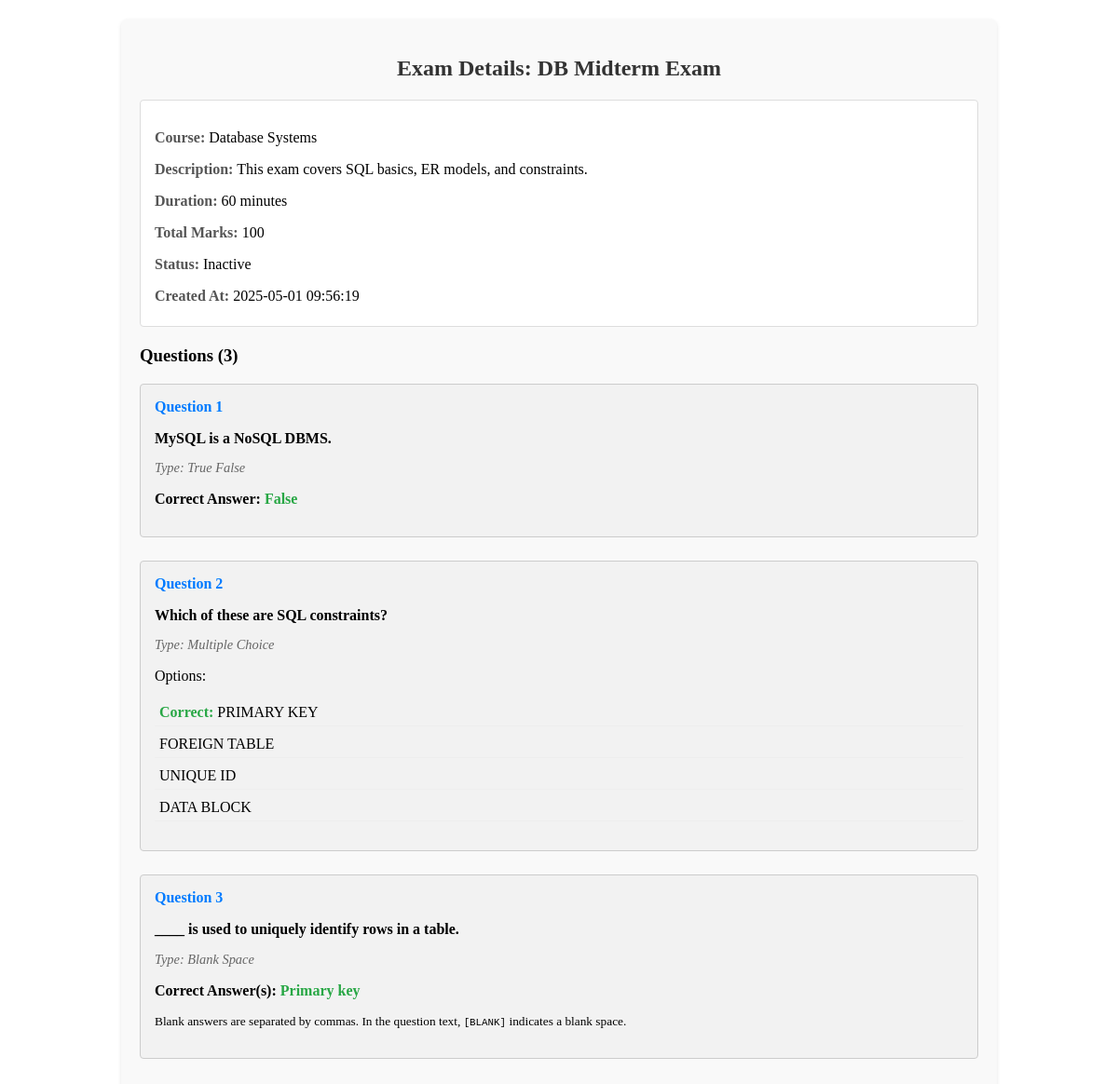
Screenshot of /instructor/view_exam.php (signed in) with the database file from the repository.
### tables this page shows
CREATE TABLE exams (
    exam_id INT AUTO_INCREMENT PRIMARY KEY,
    course_id INT,
    instructor_id INT,
    title VARCHAR(255),
    description TEXT,
    time_limit INT,  
    total_marks INT,
    status ENUM('active', 'inactive') DEFAULT 'inactive',
    created_at TIMESTAMP DEFAULT CURRENT_TIMESTAMP,
    FOREIGN KEY (course_id) REFERENCES courses(course_id),
    FOREIGN KEY (instructor_id) REFERENCES users(user_id)
);

CREATE TABLE courses (
    course_id INT AUTO_INCREMENT PRIMARY KEY,
    course_name VARCHAR(100),
    academic_year YEAR,
    semester ENUM('I', 'II')
);

CREATE TABLE questions (
    question_id INT AUTO_INCREMENT PRIMARY KEY,
    exam_id INT,
    question_text TEXT,
    question_type ENUM('true_false', 'multiple_choice', 'blank_space'),
    correct_answer TEXT,
    FOREIGN KEY (exam_id) REFERENCES exams(exam_id)
);

CREATE TABLE choices (
    choice_id INT AUTO_INCREMENT PRIMARY KEY,
    question_id INT,
    choice_text VARCHAR(255),
    is_correct BOOLEAN DEFAULT FALSE,
    FOREIGN KEY (question_id) REFERENCES questions(question_id)
);

### instructor/view_exam.php (the view, shortened to what this page needs)
<?php
include_once '../includes/db/db.config.php';
$exam = null;
$questions = [];
if (isset($_GET['exam_id']) && filter_var($_GET['exam_id'], FILTER_VALIDATE_INT)) {
    $examId = filter_var($_GET['exam_id'], FILTER_VALIDATE_INT);
    $instructorId = $_SESSION['user_id'];
    try {
        $sql = "SELECT e.*, c.course_name
                FROM exams e
                JOIN courses c ON e.course_id = c.course_id
                WHERE e.exam_id = :exam_id AND e.instructor_id = :instructor_id";
        $stmt = $pdo->prepare($sql);
        $stmt->bindParam(':exam_id', $examId, PDO::PARAM_INT);
        $stmt->bindParam(':instructor_id', $instructorId, PDO::PARAM_INT);
        $stmt->execute();
        $exam = $stmt->fetch(PDO::FETCH_ASSOC);
        if ($exam) {
            $sql = "SELECT * FROM questions WHERE exam_id = :exam_id ORDER BY question_id ASC";
            $stmt = $pdo->prepare($sql);
            $stmt->bindParam(':exam_id', $examId, PDO::PARAM_INT);
            $stmt->execute();
            $questions = $stmt->fetchAll(PDO::FETCH_ASSOC);
            foreach ($questions as &$question) {
                if ($question['question_type'] === 'multiple_choice') {
                    $sql = "SELECT * FROM choices WHERE question_id = :question_id ORDER BY choice_id ASC";
                    $stmt = $pdo->prepare($sql);
                    $stmt->bindParam(':question_id', $question['question_id'], PDO::PARAM_INT);
                    $stmt->execute();
                    $question['choices'] = $stmt->fetchAll(PDO::FETCH_ASSOC);
                }
            }
        } else {
            $message = '<p class="error">Exam not found or you do not have permission to view it.</p>';
        }
    } catch (PDOException $e) {
        error_log("Error fetching exam details: " . $e->getMessage());
        $message = '<p class="error">Error loading exam details. Please try again later.</p>';
    }
} else {
    $message = '<p class="error">No exam ID provided.</p>';
}
?>
<div class="view-exam-container">
    <?php if ($exam): ?>
        <h2>Exam Details: <?php echo htmlspecialchars($exam['title']); ?></h2>
        <div class="exam-details">
            <p><strong>Course:</strong> <?php echo htmlspecialchars($exam['course_name']); ?></p>
            <p><strong>Description:</strong> <?php echo nl2br(htmlspecialchars($exam['description'])); ?></p>
            <p><strong>Duration:</strong> <?php echo htmlspecialchars($exam['time_limit']); ?> minutes</p>
            <p><strong>Total Marks:</strong> <?php echo htmlspecialchars($exam['total_marks']); ?></p>
            <p><strong>Status:</strong> <?php echo htmlspecialchars(ucfirst($exam['status'])); ?></p>
            <p><strong>Created At:</strong> <?php echo htmlspecialchars($exam['created_at']); ?></p>
        </div>
        <div class="question-list">
            <h3>Questions (<?php echo count($questions); ?>)</h3>
            <?php if (empty($questions)): ?>
                <p>No questions found for this exam.</p>
            <?php else: ?>
                <?php $questionNumber = 1; ?>
                <?php foreach ($questions as $question): ?>
                    <div class="question-item">
                        <h4>Question <?php echo $questionNumber++; ?></h4>
                        <p class="question-text"><?php echo nl2br(htmlspecialchars($question['question_text'])); ?></p>
                        <p class="question-type">Type: <?php echo htmlspecialchars(ucwords(str_replace('_', ' ', $question['question_type']))); ?></p>
                        <?php if ($question['question_type'] === 'multiple_choice' && isset($question['choices'])): ?>
                            <p>Options:</p>
                            <ul class="options-list">
                                <?php foreach ($question['choices'] as $choice): ?>
                                    <li>
                                        <?php if ($choice['is_correct']): ?>
                                            <span class="correct-answer">Correct:</span>
                                        <?php endif; ?>
                                        <?php echo htmlspecialchars($choice['choice_text']); ?>
                                    </li>
                                <?php endforeach; ?>
                            </ul>
                        <?php elseif ($question['question_type'] === 'true_false'): ?>
                            <p><strong>Correct Answer:</strong> <span class="correct-answer"><?php echo htmlspecialchars(ucfirst($question['correct_answer'])); ?></span></p>
                        <?php elseif ($question['question_type'] === 'blank_space'): ?>
                             <p><strong>Correct Answer(s):</strong> <span class="correct-answer"><?php echo nl2br(htmlspecialchars(str_replace('|', ', ', $question['correct_answer']))); ?></span></p>
                             <p><small>Blank answers are separated by commas. In the question text, <code>[BLANK]</code> indicates a blank space.</small></p>
                        <?php endif; ?>
                    </div>
                <?php endforeach; ?>
            <?php endif; ?>
        </div>
    <?php endif; ?>
</div>

### instructor/view_exam.php (style rules this page uses)
.view-exam-container { background-color: #f9f9f9; padding: 20px; border-radius: 8px; box-shadow: 0 2px 4px rgba(0, 0, 0, 0.1); max-width: 900px; margin: 20px auto; }
.view-exam-container h2 { text-align: center; color: #333; margin-bottom: 20px; }
.exam-details, .question-details { margin-bottom: 20px; padding: 15px; border: 1px solid #ddd; border-radius: 4px; background-color: #fff; }
.exam-details p, .question-details p { margin-bottom: 8px; }
.exam-details strong, .question-details strong { color: #555; }
.question-list { margin-top: 20px; }
.question-item { margin-bottom: 25px; padding: 15px; border: 1px solid #ccc; border-radius: 4px; background-color: #f2f2f2; }
.question-item h4 { margin-top: 0; margin-bottom: 10px; color: #007bff; }
.question-item .question-text { font-weight: bold; margin-bottom: 10px; }
.question-item .question-type { font-style: italic; color: #666; margin-bottom: 10px; font-size: 0.9em; }
.options-list { list-style: none; padding: 0; margin-top: 10px; }
.options-list li { margin-bottom: 5px; padding: 5px; border-bottom: 1px solid #eee; }
.correct-answer { color: #28a745; font-weight: bold; }

### rows the page displays
exams: title "DB Midterm Exam", course.course_name "Database Systems", description "This exam covers SQL basics, ER models, and constraints.", time_limit "60", total_marks "100", status "Inactive", created_at "2025-05-01 09:56:19"
questions: question_text "MySQL is a NoSQL DBMS.", question_type "True False", correct_answer "False"
questions: question_text "Which of these are SQL constraints?", question_type "Multiple Choice"
choices: shows "Correct:", choice_text "PRIMARY KEY"
choices: choice_text "FOREIGN TABLE"
choices: choice_text "UNIQUE ID"
choices: choice_text "DATA BLOCK"
questions: question_text "____ is used to uniquely identify rows in a table.", question_type "Blank Space", correct_answer "Primary key"

### other values shown
count($questions) "3"
